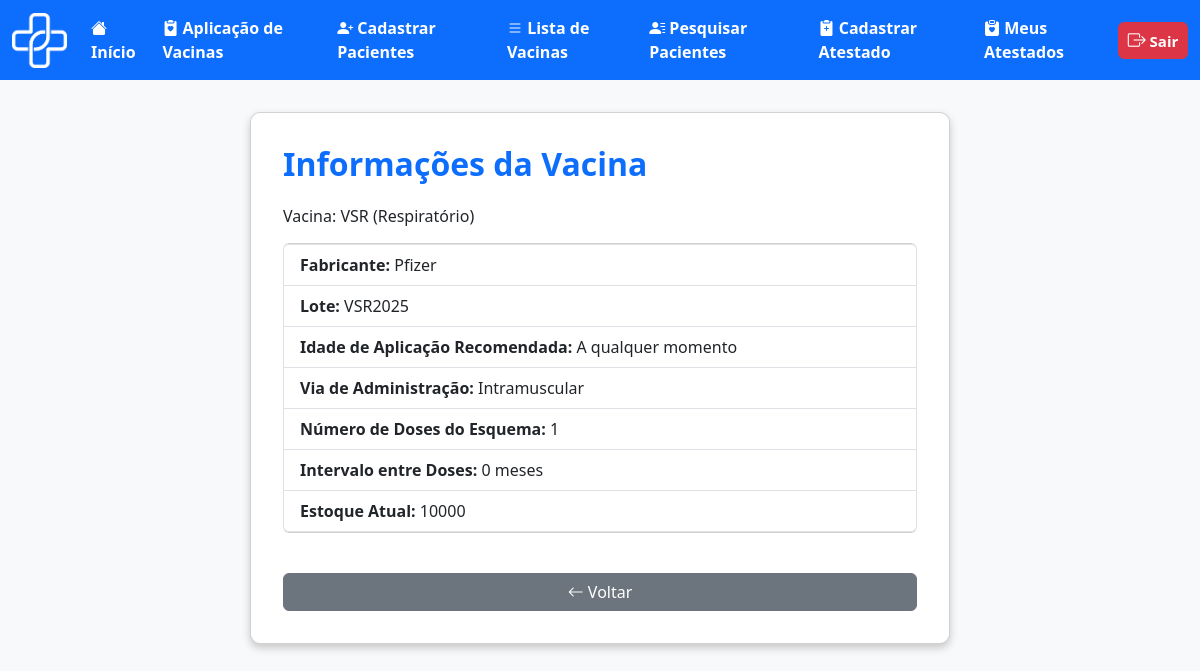
Page /medica/ver_vacina.php?id_vaci=57 (signed in) on the committed database.
### tables this page shows
CREATE TABLE `vacina` (
  `id_vaci` int(11) NOT NULL,
  `nome_vaci` varchar(100) NOT NULL,
  `fabri_vaci` varchar(100) NOT NULL,
  `lote_vaci` varchar(50) NOT NULL,
  `via_adimicao` varchar(50) NOT NULL,
  `n_dose` int(1) NOT NULL,
  `intervalo_dose` int(11) NOT NULL,
  `idade_meses_reco` smallint(6) DEFAULT NULL,
  `idade_anos_reco` smallint(6) DEFAULT NULL,
  `estoque` int(11) NOT NULL,
  `sus` tinyint(1) NOT NULL DEFAULT 1
);

### medica/ver_vacina.php (the view, shortened to what this page needs)
<?php
include('../outros/db_connect.php');
$id_aplica = isset($_GET['id_aplica']) ? intval($_GET['id_aplica']) : 0;
$id_vaci = isset($_GET['id_vaci']) ? intval($_GET['id_vaci']) : 0;
if ($id_aplica > 0) {
    $sql = "SELECT
                a.*,
                v.nome_vaci, v.fabri_vaci, v.lote_vaci, v.idade_aplica, v.via_adimicao, v.n_dose, v.intervalo_dose, v.estoque,
                u.nome_usuario, u.cpf, u.email_usuario,
                p.nome_posto,
                m.nome_medico, m.coren_crm
            FROM aplicacao a
            JOIN vacina v ON a.id_vaci = v.id_vaci
            JOIN usuario u ON a.id_usuario = u.id_usuario
            JOIN posto p ON a.id_posto = p.id_posto
            JOIN medico m ON a.id_medico = m.id_medico
            WHERE a.id_aplica = ?";
    $stmt = $conn->prepare($sql);
    if (!$stmt) {
        echo "Erro ao preparar consulta: " . $conn->error;
        exit;
    }
    $stmt->bind_param("i", $id_aplica);
    $stmt->execute();
    $result = $stmt->get_result();
    if (!$result || $result->num_rows === 0) {
        echo "Aplicação não encontrada.";
        exit;
    }
    $row = $result->fetch_assoc();
    $data_aplica = !empty($row['data_aplica']) ? date('d/m/Y', strtotime($row['data_aplica'])) : '';
    $dose_aplicad = isset($row['dose_aplicad']) ? $row['dose_aplicad'] : '';
} elseif ($id_vaci > 0) {
    $sql = "SELECT * FROM vacina WHERE id_vaci = ?";
    $stmt = $conn->prepare($sql);
    $stmt->bind_param("i", $id_vaci);
    $stmt->execute();
    $result = $stmt->get_result();
    $row = $result->fetch_assoc();
    $row['nome_vaci'] = $row['nome_vaci'] ?? '';
    $row['fabri_vaci'] = $row['fabri_vaci'] ?? '';
    $row['lote_vaci'] = $row['lote_vaci'] ?? '';
    $row['idade_aplica'] = $row['idade_aplica'] ?? '';
    $row['via_adimicao'] = $row['via_adimicao'] ?? '';
    $row['n_dose'] = $row['n_dose'] ?? '';
    $row['intervalo_dose'] = $row['intervalo_dose'] ?? '';
    $row['estoque'] = $row['estoque'] ?? '';
    $row['nome_usuario'] = '';
    $row['cpf'] = '';
    $row['nome_posto'] = '';
    $row['nome_medico'] = '';
    $row['coren_crm'] = '';
} else {
    echo "Vacina ou aplicação não especificada.";
    exit;
}
?>
<!DOCTYPE html>
<html lang="pt-BR">
<head>
    <link href="https://cdn.jsdelivr.net/npm/bootstrap@5.3.0/dist/css/bootstrap.min.css" rel="stylesheet">
    <link href="https://cdn.jsdelivr.net/npm/bootstrap-icons/font/bootstrap-icons.css" rel="stylesheet">
</head>
<body>
    <nav class="navbar navbar-expand-lg bg-primary" data-bs-theme="dark">
        <div class="container-fluid">
            <div class="d-flex align-items-center">
                <img src="../img/logo_vetor.png" alt="Logo DigitalVac" width="55" height="55" class="me-3">
            </div>
            <div class="collapse navbar-collapse" id="navbarNavAltMarkup">
                <div class="navbar-nav">
                    <a class="nav-link active fs-6 fw-bold" href="telainicio.php">
                        <i class="bi bi-house-fill"></i> Início
                    </a>
                    <a class="nav-link active fs-6 fw-bold" href="cadastroaplic.php">
                        <i class="bi bi-clipboard2-heart-fill"></i> Aplicação de Vacinas
                    </a>
                    <a class="nav-link active fs-6 fw-bold" href="cadastropac.html">
                        <i class="bi bi-person-plus-fill"></i> Cadastrar Pacientes
                    </a>
                    <a class="nav-link active fs-6 fw-bold" href="listavac.php">
                        <i class="bi bi-list"></i> Lista de Vacinas
                    </a>
                    <a class="nav-link active fs-6 fw-bold" href="pesquisa_paciente.php">
                        <i class="bi bi-person-lines-fill"></i> Pesquisar Pacientes
                    </a>
                    <a class="nav-link active fs-6 fw-bold" href="cadastroatestado.php">
                        <i class="bi bi-clipboard2-plus-fill"></i> Cadastrar Atestado
                    </a>
                    <a class="nav-link active fs-6 fw-bold" href="atestado_medico.php">
                        <i class="bi bi-clipboard-heart-fill"></i> Meus Atestados
                    </a>
                </div>
                <ul class="navbar-nav ms-auto">
                    <li class="nav-item">
                        <a class="btn btn-danger fw-bold px-2 py-1" style="font-size: 15px; min-width: 70px;"
                            href="../outros/sair.php">
                            <i class="bi bi-box-arrow-right" style="font-size: 18px;"></i> Sair
                        </a>
                    </li>
                </ul>
            </div>
        </div>
    </nav>
    <div class="container">
        <div class="card mx-auto" style="max-width: 700px;">
            <h2 class="card-title mb-4">
                <?php if ($id_aplica > 0): ?>
                    Informações da Vacina Aplicada
                <?php else: ?>
                    Informações da Vacina
                <?php endif; ?>
            </h2>
            <h6 class="mb-3">Vacina: <?php echo htmlspecialchars($row['nome_vaci']); ?></h6>
            <ul class="list-group mb-3">
                <li class="list-group-item"><strong>Fabricante:</strong>
                    <?php echo htmlspecialchars($row['fabri_vaci']); ?></li>
                <li class="list-group-item"><strong>Lote:</strong> <?php echo htmlspecialchars($row['lote_vaci']); ?>
                </li>
                <li class="list-group-item"><strong>Idade de Aplicação Recomendada:</strong>
                    <?php
                        $nome = $row['nome_vaci'];
                        if (
                            stripos($nome, 'Herpes-zóster') !== false || stripos($nome, 'RZV') !== false
                        ) {
                            echo "50 anos";
                        } elseif (
                            stripos($nome, 'Dengue') !== false || stripos($nome, 'Qdenga') !== false
                        ) {
                            echo "10 anos";
                        } elseif (
                            stripos($nome, 'HPV') !== false
                        ) {
                            echo "9 anos";
                        } elseif (
                            stripos($nome, 'Influenza') !== false
                        ) {
                            echo "9 anos";
                        } elseif (
                            stripos($nome, 'Hepatite B') !== false && stripos($nome, 'adulto') !== false
                        ) {
                            echo "18 anos";
                        } elseif (
                            stripos($nome, 'VSR') !== false ||
                            stripos($nome, 'Raiva') !== false ||
                            stripos($nome, 'viajantes') !== false
                        ) {
                            echo "A qualquer momento";
                        }
                    ?>
                </li>
                <li class="list-group-item"><strong>Via de Administração:</strong>
                    <?php echo htmlspecialchars($row['via_adimicao']); ?></li>
                <li class="list-group-item"><strong>Número de Doses do Esquema:</strong>
                    <?php echo htmlspecialchars($row['n_dose']); ?></li>
                <li class="list-group-item"><strong>Intervalo entre Doses:</strong>
                    <?php echo htmlspecialchars($row['intervalo_dose']); ?> meses</li>
                <li class="list-group-item"><strong>Estoque Atual:</strong>
                    <?php echo htmlspecialchars($row['estoque']); ?></li>
            </ul>
            <a href="javascript:history.back()" class="btn btn-secondary btn-back"><i class="bi bi-arrow-left"></i>
                Voltar</a>
        </div>
    </div>
</body>
</html>

### medica/ver_vacina.php (style rules this page uses)
body { background-color: #f8f9fa; }
.card { background: white; border-radius: 10px; box-shadow: 0 4px 8px rgba(0, 0, 0, 0.2); padding: 32px; margin-top: 32px; }
.card-title { color: #0d6efd; font-weight: bold; }
.btn-back { margin-top: 24px; }

### rows in the picture
vacina: nome_vaci "VSR (Respiratório)", fabri_vaci "Pfizer", lote_vaci "VSR2025", via_adimicao "Intramuscular", n_dose "1", intervalo_dose "0", estoque "10000"
